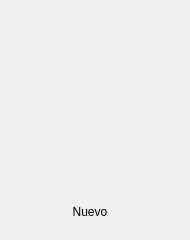
<?xml version="1.0" encoding="UTF-8"?>
<ui version="4.0">
 <class>StoreIconGridViewerItem</class>
 <widget class="QWidget" name="StoreIconGridViewerItem">
  <property name="geometry">
   <rect>
    <x>0</x>
    <y>0</y>
    <width>190</width>
    <height>240</height>
   </rect>
  </property>
  <property name="focusPolicy">
   <enum>Qt::NoFocus</enum>
  </property>
  <property name="windowTitle">
   <string notr="true">Form</string>
  </property>
  <property name="styleSheet">
   <string notr="true"/>
  </property>
  <widget class="QLabel" name="newTagLbl">
   <property name="geometry">
    <rect>
     <x>0</x>
     <y>0</y>
     <width>180</width>
     <height>219</height>
    </rect>
   </property>
   <property name="minimumSize">
    <size>
     <width>10</width>
     <height>0</height>
    </size>
   </property>
   <property name="maximumSize">
    <size>
     <width>16777215</width>
     <height>16777215</height>
    </size>
   </property>
   <property name="text">
    <string>Nuevo</string>
   </property>
   <property name="alignment">
    <set>Qt::AlignBottom|Qt::AlignHCenter</set>
   </property>
   <property name="margin">
    <number>13</number>
   </property>
   <property name="indent">
    <number>0</number>
   </property>
  </widget>
  <widget class="QFrame" name="IconGridViewerItemCont">
   <property name="geometry">
    <rect>
     <x>0</x>
     <y>0</y>
     <width>190</width>
     <height>228</height>
    </rect>
   </property>
   <layout class="QVBoxLayout" name="verticalLayout">
    <property name="spacing">
     <number>0</number>
    </property>
    <property name="margin">
     <number>0</number>
    </property>
    <item>
     <widget class="QWidget" name="coverCont" native="true">
      <layout class="QGridLayout" name="gridLayout">
       <property name="margin">
        <number>0</number>
       </property>
       <property name="spacing">
        <number>0</number>
       </property>
       <item row="1" column="2">
        <widget class="QLabel" name="topRightLbl">
         <property name="sizePolicy">
          <sizepolicy hsizetype="Expanding" vsizetype="Expanding">
           <horstretch>0</horstretch>
           <verstretch>0</verstretch>
          </sizepolicy>
         </property>
         <property name="minimumSize">
          <size>
           <width>19</width>
           <height>5</height>
          </size>
         </property>
         <property name="text">
          <string/>
         </property>
        </widget>
       </item>
       <item row="3" column="0">
        <widget class="QLabel" name="bottomLeftLbl">
         <property name="sizePolicy">
          <sizepolicy hsizetype="Expanding" vsizetype="Expanding">
           <horstretch>0</horstretch>
           <verstretch>0</verstretch>
          </sizepolicy>
         </property>
         <property name="minimumSize">
          <size>
           <width>20</width>
           <height>7</height>
          </size>
         </property>
         <property name="text">
          <string/>
         </property>
        </widget>
       </item>
       <item row="3" column="2">
        <widget class="QLabel" name="bottomRightLbl">
         <property name="sizePolicy">
          <sizepolicy hsizetype="Expanding" vsizetype="Expanding">
           <horstretch>0</horstretch>
           <verstretch>0</verstretch>
          </sizepolicy>
         </property>
         <property name="minimumSize">
          <size>
           <width>19</width>
           <height>7</height>
          </size>
         </property>
         <property name="styleSheet">
          <string notr="true"/>
         </property>
         <property name="text">
          <string/>
         </property>
        </widget>
       </item>
       <item row="1" column="0">
        <widget class="QLabel" name="topLeftLbl">
         <property name="sizePolicy">
          <sizepolicy hsizetype="Expanding" vsizetype="Expanding">
           <horstretch>0</horstretch>
           <verstretch>0</verstretch>
          </sizepolicy>
         </property>
         <property name="minimumSize">
          <size>
           <width>20</width>
           <height>5</height>
          </size>
         </property>
         <property name="text">
          <string/>
         </property>
        </widget>
       </item>
       <item row="3" column="1">
        <widget class="QLabel" name="bottomCenterLbl">
         <property name="sizePolicy">
          <sizepolicy hsizetype="Expanding" vsizetype="Expanding">
           <horstretch>0</horstretch>
           <verstretch>0</verstretch>
          </sizepolicy>
         </property>
         <property name="text">
          <string/>
         </property>
        </widget>
       </item>
       <item row="2" column="3">
        <spacer name="horizontalSpacer">
         <property name="orientation">
          <enum>Qt::Horizontal</enum>
         </property>
         <property name="sizeHint" stdset="0">
          <size>
           <width>40</width>
           <height>20</height>
          </size>
         </property>
        </spacer>
       </item>
       <item row="2" column="1">
        <widget class="QWidget" name="cover" native="true">
         <widget class="QLabel" name="coverLabel">
          <property name="geometry">
           <rect>
            <x>0</x>
            <y>0</y>
            <width>140</width>
            <height>210</height>
           </rect>
          </property>
          <property name="text">
           <string/>
          </property>
          <property name="alignment">
           <set>Qt::AlignCenter</set>
          </property>
         </widget>
         <widget class="QLabel" name="authorLbl">
          <property name="geometry">
           <rect>
            <x>0</x>
            <y>145</y>
            <width>140</width>
            <height>21</height>
           </rect>
          </property>
          <property name="text">
           <string/>
          </property>
          <property name="alignment">
           <set>Qt::AlignHCenter|Qt::AlignTop</set>
          </property>
          <property name="wordWrap">
           <bool>true</bool>
          </property>
          <property name="indent">
           <number>0</number>
          </property>
         </widget>
         <widget class="ElidedLabel" name="fileNameLbl">
          <property name="geometry">
           <rect>
            <x>0</x>
            <y>0</y>
            <width>140</width>
            <height>35</height>
           </rect>
          </property>
          <property name="text">
           <string/>
          </property>
          <property name="alignment">
           <set>Qt::AlignHCenter|Qt::AlignTop</set>
          </property>
          <property name="wordWrap">
           <bool>true</bool>
          </property>
          <property name="indent">
           <number>0</number>
          </property>
         </widget>
         <widget class="QLabel" name="titleLbl">
          <property name="geometry">
           <rect>
            <x>0</x>
            <y>130</y>
            <width>140</width>
            <height>17</height>
           </rect>
          </property>
          <property name="text">
           <string/>
          </property>
          <property name="alignment">
           <set>Qt::AlignCenter</set>
          </property>
         </widget>
        </widget>
       </item>
       <item row="2" column="2">
        <widget class="QLabel" name="centerRightLbl">
         <property name="sizePolicy">
          <sizepolicy hsizetype="Expanding" vsizetype="Expanding">
           <horstretch>0</horstretch>
           <verstretch>0</verstretch>
          </sizepolicy>
         </property>
         <property name="minimumSize">
          <size>
           <width>19</width>
           <height>210</height>
          </size>
         </property>
         <property name="text">
          <string/>
         </property>
        </widget>
       </item>
       <item row="2" column="0">
        <widget class="QLabel" name="centerLeftLbl">
         <property name="sizePolicy">
          <sizepolicy hsizetype="Expanding" vsizetype="Expanding">
           <horstretch>0</horstretch>
           <verstretch>0</verstretch>
          </sizepolicy>
         </property>
         <property name="minimumSize">
          <size>
           <width>20</width>
           <height>210</height>
          </size>
         </property>
         <property name="text">
          <string/>
         </property>
        </widget>
       </item>
       <item row="1" column="1">
        <widget class="QLabel" name="topCenterLbl">
         <property name="sizePolicy">
          <sizepolicy hsizetype="Expanding" vsizetype="Expanding">
           <horstretch>0</horstretch>
           <verstretch>0</verstretch>
          </sizepolicy>
         </property>
         <property name="text">
          <string/>
         </property>
        </widget>
       </item>
       <item row="0" column="0">
        <spacer name="verticalSpacer">
         <property name="orientation">
          <enum>Qt::Vertical</enum>
         </property>
         <property name="sizeHint" stdset="0">
          <size>
           <width>20</width>
           <height>40</height>
          </size>
         </property>
        </spacer>
       </item>
       <item row="0" column="1">
        <spacer name="verticalSpacer_2">
         <property name="orientation">
          <enum>Qt::Vertical</enum>
         </property>
         <property name="sizeHint" stdset="0">
          <size>
           <width>20</width>
           <height>40</height>
          </size>
         </property>
        </spacer>
       </item>
       <item row="0" column="2">
        <spacer name="verticalSpacer_3">
         <property name="orientation">
          <enum>Qt::Vertical</enum>
         </property>
         <property name="sizeHint" stdset="0">
          <size>
           <width>20</width>
           <height>40</height>
          </size>
         </property>
        </spacer>
       </item>
      </layout>
     </widget>
    </item>
   </layout>
  </widget>
  <zorder>IconGridViewerItemCont</zorder>
  <zorder>newTagLbl</zorder>
 </widget>
 <customwidgets>
  <customwidget>
   <class>ElidedLabel</class>
   <extends>QLabel</extends>
   <header>ElidedLabel.h</header>
  </customwidget>
 </customwidgets>
 <resources>
  <include location="../Store800.qrc"/>
 </resources>
 <connections/>
</ui>
